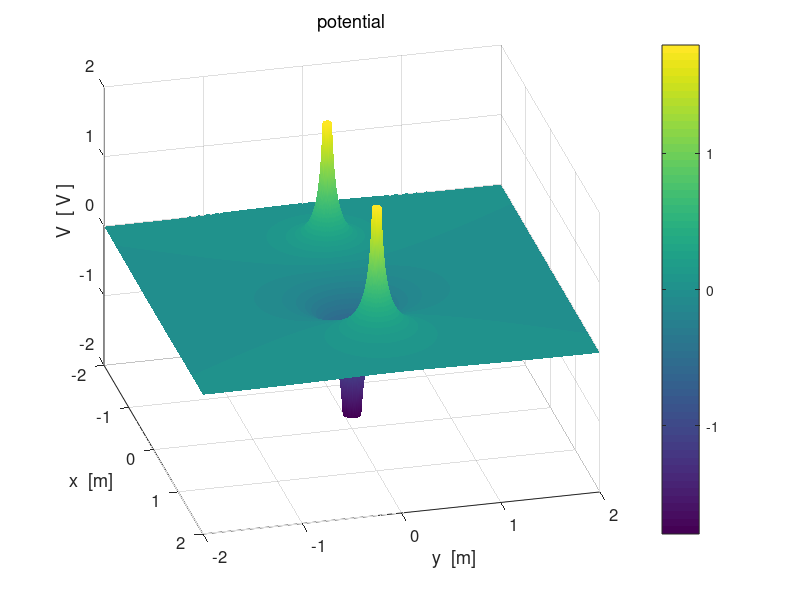

The MATLAB script that drew this image: (Note: this script raises an error after producing the figure.)
% cemVE08.m
% 19 april 2016
% Ian Cooper
% School of Physics, University of Sydney
% http://www.physics.usyd.edu.au/teach_res/mp/mphome.htm

% Potential and Electric Field in [2D] region
% [1D] quadrupole: 3 charges in a straight lines
%                  -q  +2q  -q
% Figure 6: Electric field lines
%           need to be careful with number of streamlines and their
%           starting positions ===>
%           Density of electric lines proportion to strength of electric field


clear all
close all
clc
tic

% ========================================================================
% INPUTS  
% ========================================================================

% Number of grid point    [N = 10001]
   N = 1001;
   
% Charge  Q = [10, 0, 0, 0, 0] 
   Q = [10, -20, 10, 0, 0] .* 1e-6;
   
% Radius of circular charged conductor;   
   a = 0.1;
   
% X & Y components of position of charges  [0, 0, 0, 0, 0]
   xC = [-1,  0,  1, 0, 0];
   yC = [0,   0,  0,    0,    0];

% constants
   eps0 = 8.854e-12;
   kC = 1/(4*pi*eps0);
   
% Dimensions of region / saturation levels
%   [dimensions of region -2 to 2 / minR = 1e-6 / Esat = 1e6 / Vsat = 1e6]
   minX = -2;  
   maxX =  2;
   minY = -2;
   maxY =  2;
   minR = 1e-6;
   minRx = 1e-6;
   minRy = 1e-6;
   Vsat = kC * max(abs(Q)) / a;
   Esat = kC * max(abs(Q)) / a^2;
   
% =======================================================================
% SETUP 
% =======================================================================
   
% Fields
    V = zeros(N,N);
    Ex = zeros(N,N); Ey = zeros(N,N);
    
% [2D] region
    x  = linspace(minX,maxX,N);
    y = linspace(minY, maxY,N);
    
% Color of charged object  +  red   /   - black
    col1 = [1 0 0];
    col2 = [0 0 0];
   
% Grid positions
    [xG, yG] = meshgrid(x,y);

% =======================================================================
% CALCULATION: POTENTIAL & ELECTRIC FIELD 
% =======================================================================

for n = 1 : 3
   Rx = xG - xC(n);
   Ry = yG - yC(n);
   
   index = find(abs(Rx)+ abs(Ry) == 0); 
   Rx(index) = minRx;  Ry(index) = minRy;
   
   R = sqrt(Rx.^2 + Ry.^2);
   R(R==0) = minR;
   V = V + kC .* Q(n) ./ (R);
   
   R3 = R.^3;
   Ex = Ex + kC .* Q(n) .* Rx ./ R3;
   Ey = Ey + kC .* Q(n) .* Ry ./ R3;
end

   if max(max(V)) >=  Vsat; V(V > Vsat)  = Vsat; end;
   if min(min(V)) <= -Vsat; V(V < -Vsat) = -Vsat; end;

   E = sqrt(Ex.^2 + Ey.^2);
   if max(max(E)) >=  Esat; E(E >  Esat)  =  Esat; end;
   if min(min(E)) <= -Esat; E(E < -Esat)  = -Esat; end;
   
   if max(max(Ex)) >=  Esat; Ex(Ex >  Esat)  =  Esat; end;
   if min(min(Ex)) <= -Esat; Ex(Ex < -Esat)  = -Esat; end;
   
   if max(max(Ey)) >=  Esat; Ey(Ey >  Esat)  =  Esat; end;
   if min(min(Ey)) <= -Esat; Ey(Ey < -Esat)  = -Esat; end;
   

% ======================================================================= 
% GRAPHICS 
% =======================================================================

%%

figure(1)   % 11111111111111111111111111111111111111111111111111111111111
   set(gcf,'units','normalized','position',[0.01 0.52 0.23 0.32]);
   surf(xG,yG,V./1e6);
   
   xlabel('x  [m]'); ylabel('y  [m]'); zlabel('V  [ V ]');
   title('potential','fontweight','normal');
   
   rotate3d
   view(76,32);
   set(gca,'fontsize',12)
   set(gca,'xLim',[-2, 2]); set(gca,'yLim',[-2, 2]);
   
   shading interp;
   h = colorbar;
   h.Label.String = 'V   [ MV ]';
   colormap(parula);
   axis square
   box on

%%   
figure(2)   %2222222222222222222222222222222222222222222222222222222222222
   set(gcf,'units','normalized','position',[0.25 0.52 0.23 0.32]);
   zP = V./1e6;
   contourf(xG,yG,zP,16);
   %set(gca,'xLim',[-5,5]); set(gca,'yLim', [-5, 5]);
   %set(gca,'xTick',-5:5); set(gca,'yTick', -5:5);
   hold on
   
   % charged conductors 
      col = col1;
      if Q(1) < 0; col = col2; end;
      pos1 = [-a+xC(1), -a+yC(1), 2*a, 2*a];
      h = rectangle('Position',pos1,'Curvature',[1,1]);
      set(h,'FaceColor',col,'EdgeColor',col);
      
      col = col1;
      if Q(2) < 0; col = col2; end;
      pos2 = [-a+xC(2), -a+yC(2), 2*a, 2*a];
      h = rectangle('Position',pos2,'Curvature',[1,1]);
      set(h,'FaceColor',col,'EdgeColor',col);
      
      col = col1;
      if Q(3) < 0; col = col2; end;
      pos3 = [-a+xC(3), -a+yC(3), 2*a, 2*a];
      h = rectangle('Position',pos3,'Curvature',[1,1]);
      set(h,'FaceColor',col,'EdgeColor',col);
      
   
   xlabel('x  [m]'); ylabel('y  [m]');
   title('potential','fontweight','normal');
      
   shading interp
   h = colorbar;
   h.Label.String = 'V   [ MV ]';
   colormap(parula);
   
   
   set(gca,'fontsize',12);
   axis square
   box on

%%
figure(3)   % 33333333333333333333333333333333333333333333333333333333333
   set(gcf,'units','normalized','position',[0.49 0.52 0.23 0.32]);
       c = 0; yStep = zeros(1,5);
       
      for n = ceil(N/2) : ceil(N/10): N
   %  for n = [1 11 21 31 41 51]
        xP = xG(n,:); yP = V(n,:)./1e6;
        plot(xP,yP,'linewidth',2);
        hold on
        c = c+1;
        yStep(c) = yG(n,1);
     end
     
       %tt = num2str(yStep,2);
       %tm1 = 'y  =  ';
       %tm2 = tt;
       %tm = [tm1 tm2];
       tm = 'Potential profiles for different y values';
       xlabel('x  [m]'); ylabel('V  [ MV ]');
       set(gca,'fontsize',12)  
       h_title = title(tm);
       set(h_title,'fontsize',12,'FontWeight','normal');
       %set(gca,'xTick',-5:5);
       tm1 = num2str(yStep(1),2);
       tm2 = num2str(yStep(2),2); tm3 = num2str(yStep(3),2);
       tm4 = num2str(yStep(4),2);  tm5 = num2str(yStep(5),2);
       %tm6 = num2str(yStep(6),3);
       h = legend(tm1,tm2,tm3,tm4,tm5,'Orientation','horizontal');
       set(h,'Location','northOutside');
      % 
%%
figure(4)   % 4444444444444444444444444444444444444444444444444444444444
     set(gcf,'units','normalized','position',[0.73 0.52 0.23 0.32]);
     
     c = 0; yStep = zeros(1,5);
     for n = ceil(N/2) : ceil(N/10): N
   %  for n = [1 11 21 31 41 51]
        xP = xG(n,:); yP = E(n,:)./1e6;
        plot(xP,yP,'linewidth',2);
        hold on
        c = c+1;
        yStep(c) = yG(n,1);
     end
     
    xlabel('x  [m]'); ylabel('| E |  [ MV/m ]');
    tm = '| E | profiles for different y values';
    h = title(tm);
    set(h,'fontsize',12,'FontWeight','normal');
       
    tm1 = num2str(yStep(1),2);
    tm2 = num2str(yStep(2),2); tm3 = num2str(yStep(3),2);
    tm4 = num2str(yStep(4),2);  tm5 = num2str(yStep(5),2);
    h = legend(tm1,tm2,tm3,tm4,tm5);
    set(h,'Orientation','horizontal','Location','northOutside'); 
       
    set(gca,'fontsize',12);
    box on;

%%    
figure(5)   % 5555555555555555555555555555555555555555555555555555555555
set(gcf,'units','normalized','position',[0.01 0.1 0.23 0.32]);
   surf(xG,yG,E./1e6);
   
   xlabel('x  [m]'); ylabel('y  [m]'); zlabel('E  [ V / m ]');
   title('electric field | E |','fontweight','normal');
   
  
   colorbar
   shading interp
   h =  colorbar;
   h.Label.String = '| E |   [ MV/m ]';
   rotate3d
   view(30,50);
   
   axis square
   set(gca,'fontsize',12) 
   box on
   
%%
figure(6)   % 66666666666666666666666666666666666666666666666666666666666
   set(gcf,'units','normalized','position',[0.25 0.1 0.23 0.32]);  
   contourf(xG,yG,V./1e6,12)
      
   xlabel('x  [m]'); ylabel('y  [m]');
   title('potential','fontweight','normal');
  
   hold on
     
% Electric field lines
%     need to reverse the direction of streamlines for neg charges
  
% Charge 1 
      ang = linspace(15,345,12);
      ang1 = deg2rad(ang);
      if Q(1) > 0;
          p3 = Ex; p4 = Ey;
      else 
          p3 = -Ex; p4 = -Ey;
      end
      
      sx = xC(1) + a .* cos(ang1); sy = yC(1) + a .* sin(ang1);
      h = streamline(xG,yG,p3,p4,sx,sy);
      set(h,'linewidth',2,'color',[1 1 1]);
          
% Charge 2 
      %ang = [-A 0*A 1*A 3*A 4*A 5*A 6*A 7*A 8*A 9*A   ];
      %ang2 = linspace(0,360,24);
      ang2 = [87 93 -87 -93];
      if Q(2) > 0;
          p3 = Ex; p4 = Ey;
      else 
          p3 = -Ex; p4 = -Ey;
      end
      
      sx = xC(2) + a .* cosd(ang2); sy = yC(2) + a .* sind(ang2);
      h = streamline(xG,yG,p3,p4,sx,sy);
      set(h,'linewidth',2,'color',[1 1 1]);
      
% Charge 3 
      
      if Q(3) > 0;
          p3 = Ex; p4 = Ey;
      else 
          p3 = -Ex; p4 = -Ey;
      end
      
      ang3 = ang1;
      sx = xC(3) + a .* cos(ang3); sy = yC(3) + a .* sin(ang3);
      h = streamline(xG,yG,p3,p4,sx,sy);
      set(h,'linewidth',2,'color',[1 1 1]);
      
% charged conductors 
      col = col1;
      if Q(1) < 0; col = col2; end;
      pos1 = [-a+xC(1), -a+yC(1), 2*a, 2*a];
      h = rectangle('Position',pos1,'Curvature',[1,1]);
      set(h,'FaceColor',col,'EdgeColor',col);
      
      col = col1;
      if Q(2) < 0; col = col2; end;
      pos2 = [-a+xC(2), -a+yC(2), 2*a, 2*a];
      h = rectangle('Position',pos2,'Curvature',[1,1]);
      set(h,'FaceColor',col,'EdgeColor',col);
      
      col = col1;
      if Q(3) < 0; col = col2; end;
      pos3 = [-a+xC(3), -a+yC(3), 2*a, 2*a];
      h = rectangle('Position',pos3,'Curvature',[1,1]);
      set(h,'FaceColor',col,'EdgeColor',col);
        
      shading interp
      h = colorbar;
      h.Label.String = 'V   [ MV ]';
      h = colormap('parula');
      beta = 0.5;
      brighten(h,beta);
      
      set(gca,'xLim',[minX,maxX]); set(gca,'yLim', [minY, maxY]);
  
     axis square;
     box on;
     
%%
figure(7)   % 7777777777777777777777777777777777777777777777777777777777
   set(gcf,'units','normalized','position',[0.49 0.1 0.23 0.32]);
   pcolor(xG,yG,E./1e6);
   
   xlabel('x  [m]'); ylabel('y  [m]');
   title('electric field | E | ','fontweight','normal');
   
   %set(gca,'xLim',[-5,5]); set(gca,'yLim', [-5, 5]);
   %set(gca,'xTick',-5:5); set(gca,'yTick', -5:5);
   
   shading interp
   h = colorbar;
   h.Label.String = '|E|   [ MV/m ]';
   
   axis square
   set(gca,'fontsize',12)
   box on   
   
 
%%       
figure(8)    % 8888888888888888888888888888888888888888888888888888888888
     set(gcf,'units','normalized','position',[0.73 0.1 0.23 0.32]); 
     hold on
     index1 = 51 : 50 : 951;
     index1 = [index1 500 502];
     index2 = index1;
          
     p1 = xG(index1, index2); p2 = yG(index1, index2);
     
% scaling of electric field lines: unit length
        p3 = Ex(index1, index2)./(E(index1,index2));
        p4 = Ey(index1, index2)./(E(index1,index2));
% no scaling of electric field lines
%  p3 = Ex(index1, index2); p4 = Ey(index1, index2); 
     
     h = quiver(p1,p2,p3,p4,'autoscalefactor',0.8);
     set(h,'color',[0 0 1],'linewidth',1.2)
     
      hold on
      
% charged conductors 
      col = col1;
      if Q(1) < 0; col = col2; end;
      pos1 = [-a+xC(1), -a+yC(1), 2*a, 2*a];
      h = rectangle('Position',pos1,'Curvature',[1,1]);
      set(h,'FaceColor',col,'EdgeColor',col);
      
      col = col1;
      if Q(2) < 0; col = col2; end;
      pos2 = [-a+xC(2), -a+yC(2), 2*a, 2*a];
      h = rectangle('Position',pos2,'Curvature',[1,1]);
      set(h,'FaceColor',col,'EdgeColor',col);
      
      col = col1;
      if Q(3) < 0; col = col2; end;
      pos3 = [-a+xC(3), -a+yC(3), 2*a, 2*a];
      h = rectangle('Position',pos3,'Curvature',[1,1]);
      set(h,'FaceColor',col,'EdgeColor',col);
      
      xlabel('x  [m]'); ylabel('y  [m]');
      title('direction of scaled E at grid points','fontweight','normal');
     
      set(gca,'xLim',[-2,2]); set(gca,'yLim', [-2, 2]);
      axis([-2 2 -2 2]);
      axis equal
      box on
 
%%

     toc
     
   
